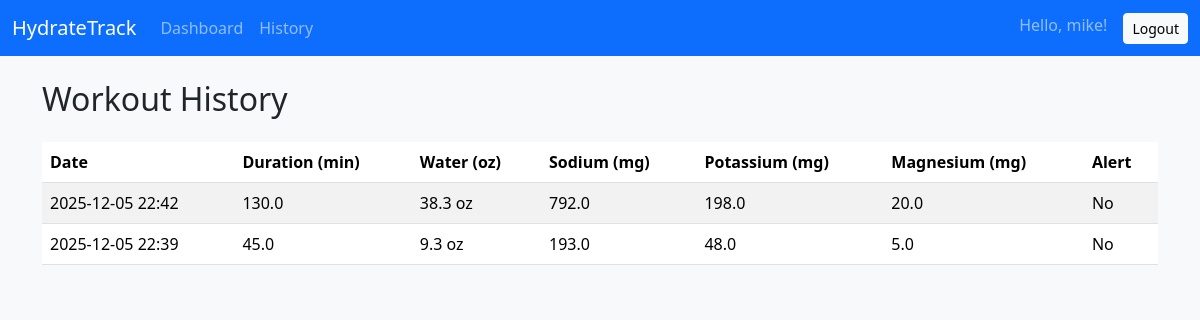
The page /history (signed in) on the database its author committed.
### models.py (models this page shows, shortened)
class User(UserMixin, db.Model):
    id = db.Column(db.Integer, primary_key=True)
    username = db.Column(db.String(80), unique=True, nullable=False)
    password_hash = db.Column(db.String(200), nullable=False)
    weight_kg = db.Column(db.Float)      # stored in kilograms for consistency
    sex = db.Column(db.String(10))       # "male" or "female"
    daily_goal_oz = db.Column(db.Float)  # personalized hydration goal (oz)
    access_token = db.Column(db.Text)
    refresh_token = db.Column(db.Text)
    expires_at = db.Column(db.Integer)
    created_at = db.Column(db.DateTime, default=datetime.utcnow)
    water_today_oz = db.Column(db.Float, default=0.0)
    water_last_reset = db.Column(db.Date, default=date.today)
    sessions = db.relationship("WorkoutSession", backref="user", lazy=True)

class WorkoutSession(db.Model):
    id = db.Column(db.Integer, primary_key=True)
    user_id = db.Column(db.Integer, db.ForeignKey("user.id"))
    strava_activity_id = db.Column(db.Text, unique=True)
    weight_kg = db.Column(db.Float)
    duration_min = db.Column(db.Float)
    calories = db.Column(db.Float)
    avg_heart_rate = db.Column(db.Float)
    temperature_c = db.Column(db.Float)
    sweat_rate = db.Column(db.Float)           # L/hr
    total_sweat_loss = db.Column(db.Float)     # L
    water_needed_ml = db.Column(db.Float)      # ml required
    sodium_mg = db.Column(db.Float)
    potassium_mg = db.Column(db.Float)
    magnesium_mg = db.Column(db.Float)
    dehydration_alert = db.Column(db.Boolean, default=False)
    timestamp = db.Column(db.DateTime, default=datetime.utcnow)

### app.py (the view)
@app.route("/history")
@login_required
def history():
    sessions = (
        WorkoutSession.query.filter_by(user_id=current_user.id)
        .order_by(WorkoutSession.timestamp.desc())
        .all()
    )
    return render_template("history.html", sessions=sessions)

### app.py (called while the page is built)
@login_manager.user_loader
def load_user(user_id):
    return User.query.get(int(user_id))

### templates/history.html
{% extends "layout.html" %}
{% block content %}
<h2 class="mb-4">Workout History</h2>
{% if sessions|length == 0 %}
    <p>No activity recorded yet.</p>
{% else %}
    <table class="table table-striped">
        <thead>
            <tr>
                <th>Date</th>
                <th>Duration (min)</th>
                <th>Water (oz)</th>
                <th>Sodium (mg)</th>
                <th>Potassium (mg)</th>
                <th>Magnesium (mg)</th>
                <th>Alert</th>
            </tr>
        </thead>
        <tbody>
            {% for s in sessions %}
            <tr>
                <td>{{ s.timestamp.strftime('%Y-%m-%d %H:%M') }}</td>
                <td>{{ s.duration_min }}</td>
                <td>{{ ((s.water_needed_ml or 0) / 29.5735) | round(1) }} oz</td>
                <td>{{ (s.sodium_mg or 0) | round(0) }}</td>
                <td>{{ (s.potassium_mg or 0) | round(0) }}</td>
                <td>{{ (s.magnesium_mg or 0) | round(0) }}</td>
                <td>
                    {% if s.dehydration_alert %}
                        <span class="text-danger fw-bold">⚠ Yes</span>
                    {% else %}
                        No
                    {% endif %}
                </td>
            </tr>
            {% endfor %}
        </tbody>
    </table>
{% endif %}
{% endblock %}

### templates/layout.html (shortened to what this page needs)
<!DOCTYPE html>
<html lang="en">
<head>
    <link href="https://cdn.jsdelivr.net/npm/bootstrap@5.3.2/dist/css/bootstrap.min.css" rel="stylesheet">
</head>
<body class="bg-light">
<nav class="navbar navbar-expand-lg navbar-dark bg-primary">
    <div class="container-fluid">
        <a class="navbar-brand" href="/">HydrateTrack</a>
        <div class="collapse navbar-collapse">
            <ul class="navbar-nav me-auto mb-2 mb-lg-0">
                {% if current_user.is_authenticated %}
                <li class="nav-item">
                    <a class="nav-link" href="/">Dashboard</a>
                </li>
                <li class="nav-item">
                    <a class="nav-link" href="/history">History</a>
                </li>
                {% endif %}
            </ul>
            <ul class="navbar-nav">
                {% if current_user.is_authenticated %}
                <li class="nav-item">
                    <span class="navbar-text me-3">Hello, {{ current_user.username }}!</span>
                </li>
                <li class="nav-item">
                    <a class="btn btn-light btn-sm" href="/logout">Logout</a>
                </li>
                {% else %}
                <li class="nav-item"><a class="btn btn-light btn-sm" href="/login">Login</a></li>
                {% endif %}
            </ul>
        </div>
    </div>
</nav>
<div class="container mt-4">
    {% block content %}{% endblock %}
</div>
</body>
</html>

### rows shown on the page
User: username "mike"
WorkoutSession: timestamp "2025-12-05 22:42", duration_min "130.0", ((s.water_needed_mlor0)/29.5735)|round(1) "38.3", sodium_mg "792.0", potassium_mg "198.0", magnesium_mg "20.0", dehydration_alert "No"
WorkoutSession: timestamp "2025-12-05 22:39", duration_min "45.0", ((s.water_needed_mlor0)/29.5735)|round(1) "9.3", sodium_mg "193.0", potassium_mg "48.0", magnesium_mg "5.0", dehydration_alert "No"
